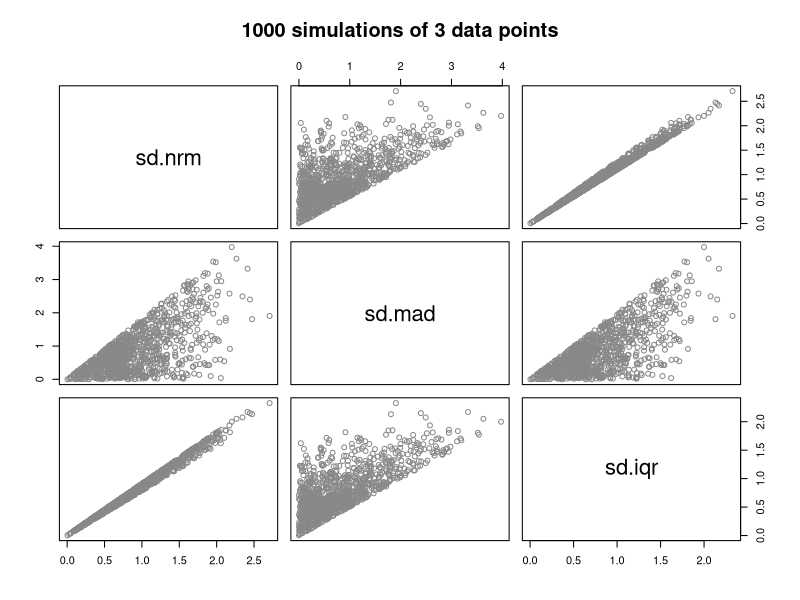
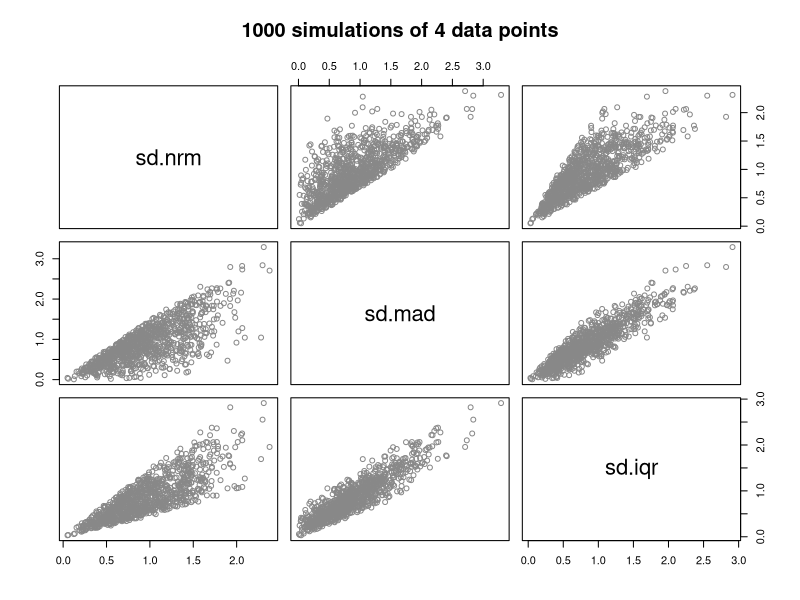
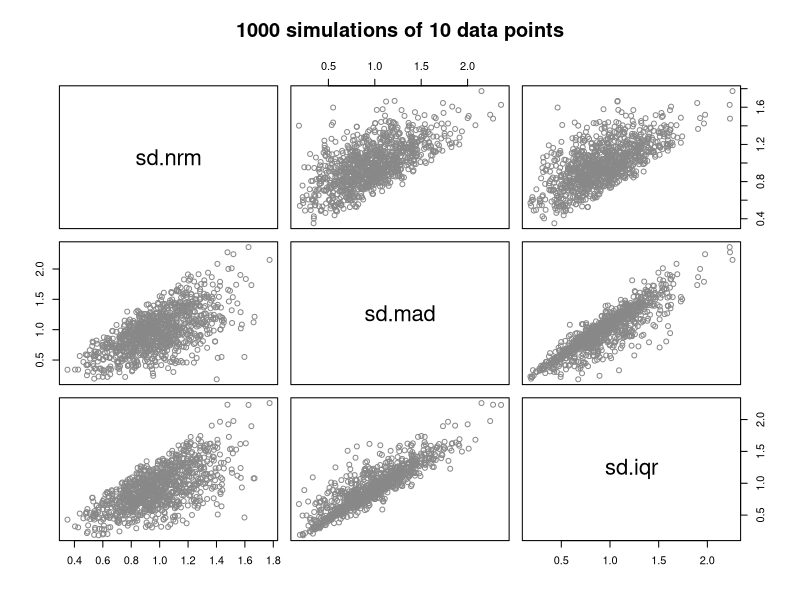
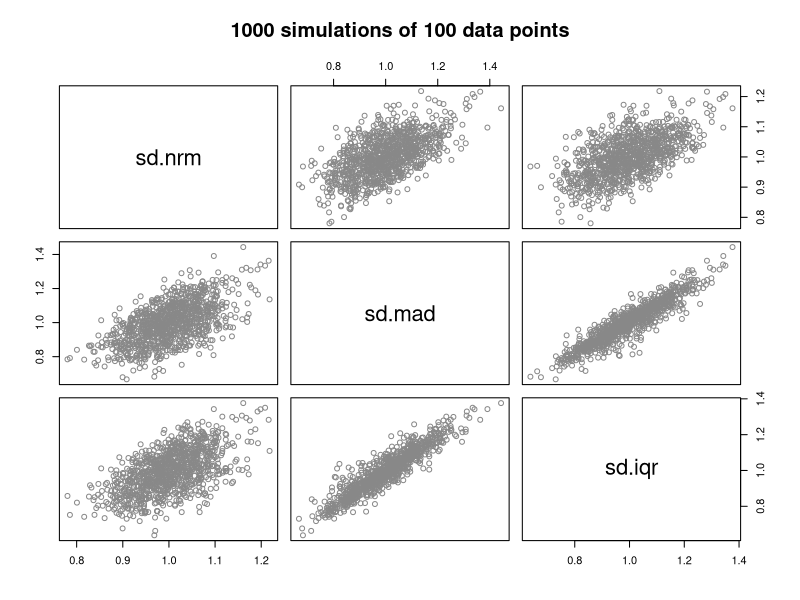
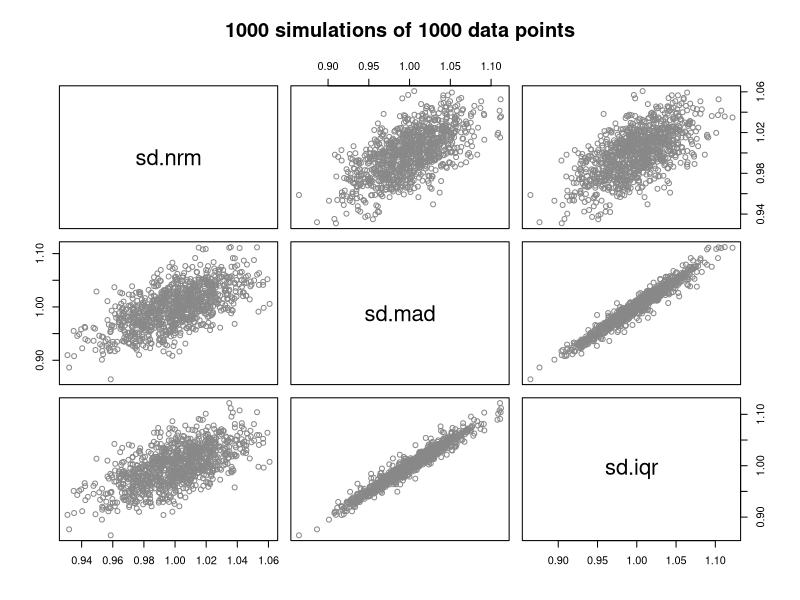

Reproduce these figures in R, in order.
## ---- chunk 1

compareSdEstimators <- function(S = 10, ## sample size
                                N = 1000 ## number of repeats
                                ) {

  ## Estimate standard deviation using the standard deviation of the sample.
  ## Beware : sd() already includes the correction to estimate population sd
  ## from sample sd (sample sd is multiplied by S/(S-1))
  set.seed(1) ; sd.nrm = sapply(1:N, function(i) sd(rnorm(S)))
  
  ## Estimate standard deviation using the IQR.
  ## Beware: IQR returns the sample IQR, and not the estimate of the population IQR, 
  ## we thus need to multiply by sqrt(S/(S-1)) to get a similar estimate as sd().
  set.seed(1) ; sd.iqr = sapply(1:N, function(i) IQR(rnorm(S))/(qnorm(0.75) - qnorm(0.25))) * sqrt(S/(S-1))
  
  ## Estimate standard deviation using the MAD.
  ## Beware: MAD returns the sample MAD, and not the estimate of the population MAD, 
  ## we thus need to multiply by sqrt(S/(S-1)) to get a similar estimate as sd().
  set.seed(1) ; sd.mad = sapply(1:N, function(i) mad(rnorm(S)))* sqrt(S/(S-1))

  ## Compare the estimators
  simul = cbind(sd.nrm, sd.mad, sd.iqr)
  pairs(simul, main = sprintf("%d simulations of %d data points", N, S),col="#888888")
  return(simul)
}

## Compare standard dev estimators with increasing sample sizes
summary(compareSdEstimators(S=3, N=1000))
summary(compareSdEstimators(S=4, N=1000))
summary(compareSdEstimators(S=10, N=1000))
summary(compareSdEstimators(S=100, N=1000))
summary(compareSdEstimators(S=1000, N=1000))

